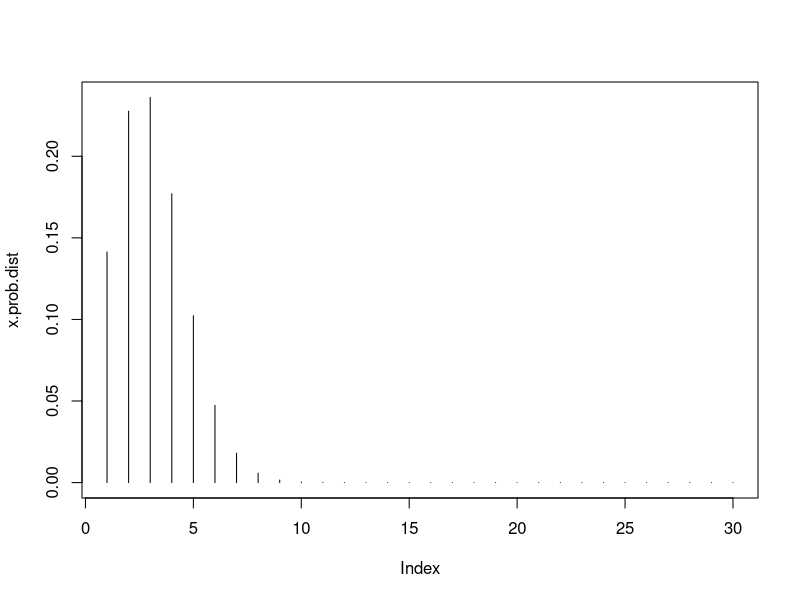
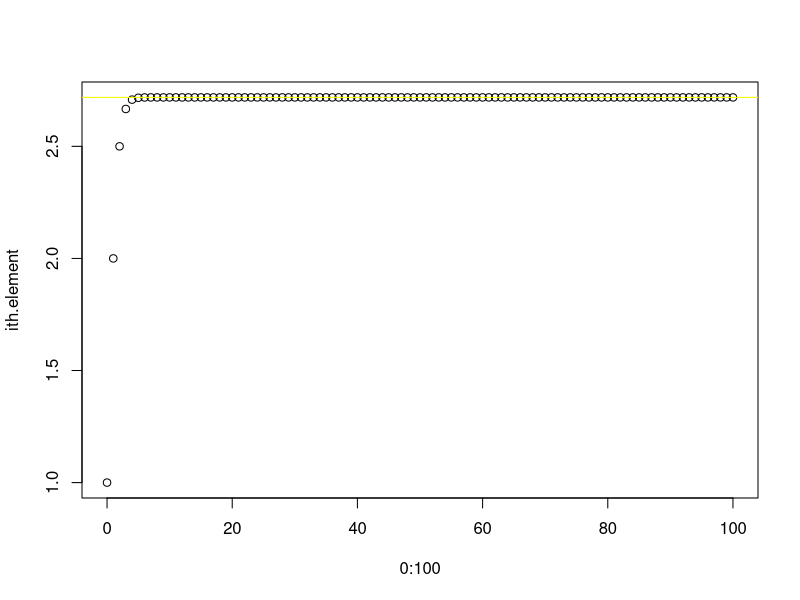

Write the R code that produced these figures, in order.
#### Problem 1 ####

## a ##  
# prob of exactly 5 lefties out of 30 randomly selected Americans
exactly.5 <- dbinom(5, 30, 0.1)
exactly.5

## b ##
# prob distribution of X= 0,1,...,30
x.prob.dist <- dbinom(1:30, 30, 0.1)
x.prob.dist

## c ## 
# from part (b) histogram
part.b.graph <- plot(x.prob.dist, type = "h")
part.b.graph

## d ##
# probablity there will be enough left-handed desks
# for a random group of 30 desks
prob.desk <- pbinom(3, 30, 0.1)
prob.desk

#### Problem 2 ####

## a ##
# percent of newborn babies over 9 pounds
above.9 <- pnorm(9, mean = 7.0, sd = 1.2, lower.tail = FALSE)
above.9

## b ##
# percent of newborns weigh between 6 and 8 pounds
below.8 <- pnorm(8.0, 7.0, 1.2, lower.tail = FALSE)
below.6 <- pnorm(6.0, 7.0, 1.2, lower.tail = FALSE)
between.6.and.8 <- below.8 - below.6
between.6.and.8

## c ##
# 85th percentile of newborn baby weights
percentile.85 <- qnorm(0.85, 7.0, 1.2)
percentile.85

## d ##
# randomly generate the weights of 10 newborn babies
set.seed(10)
random.10 <- rnorm(10, 7.0, 1.2)
random.10
# mean of 10 sampled weights
mean(random.10)
# sd of 10 sampled weights
sd(random.10)
# The mean is pretty close to the population mean and the 
# standard deviation is not as close to the population
# standard deviation.

## e ##
random.10 <- rnorm(10, 7.0, 1.2)
random.10
# mean of 10 sampled weights
mean(random.10)
# sd of 10 sampled weights
sd(random.10)
# Same comment as in d.

#### Problem 3 ####

## a ##
set.seed(10000)
random.sample <- rnorm(10000, 0, 1)
sample.squared <- random.sample ^ 2
sample.squared

## b ##
length(subset(sample.squared, sample.squared < 2)) / 10000

## c  ##
random.chi <- pchisq(2, 1)
random.chi
#  Part(b) is 0.8449 compared to part(c)  0.8427008, so they are pretty close.

#### Problem 4 ####

## a ##
nth.element<- 1/factorial(0:100)
nth.element

## b ##
ith.element <- cumsum(nth.element)
ith.element

## c ##
plot.ith.element <- plot(0:100, ith.element)
plot.ith.element
abline(h= exp(1), col= "yellow")